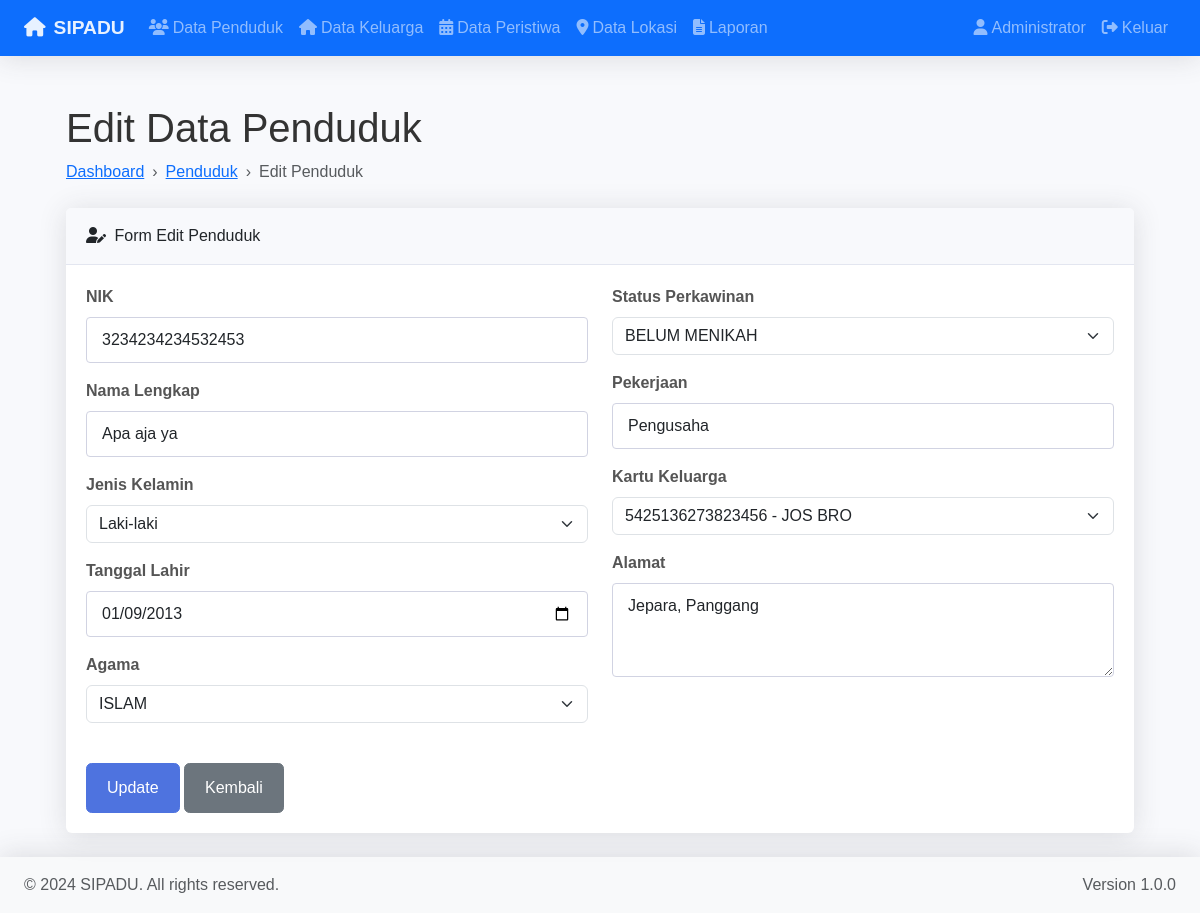
The app's page /modules/penduduk/edit.php?id=6 (signed in) with its own data.
### tables this page shows
CREATE TABLE `penduduk` (
  `id_penduduk` int(11) NOT NULL,
  `nik` varchar(16) NOT NULL,
  `nama` varchar(100) NOT NULL,
  `jenis_kelamin` enum('L','P') NOT NULL,
  `tanggal_lahir` date NOT NULL,
  `status_perkawinan` enum('BELUM MENIKAH','MENIKAH','CERAI HIDUP','CERAI MATI') NOT NULL,
  `agama` varchar(20) NOT NULL,
  `pekerjaan` varchar(50) NOT NULL,
  `id_keluarga` int(11) NOT NULL,
  `alamat` text NOT NULL,
  `created_at` timestamp NOT NULL DEFAULT current_timestamp(),
  `updated_at` timestamp NOT NULL DEFAULT current_timestamp() ON UPDATE current_timestamp()
);

CREATE TABLE `keluarga` (
  `id_keluarga` int(11) NOT NULL,
  `no_kk` varchar(16) NOT NULL,
  `kepala_keluarga` varchar(100) NOT NULL,
  `alamat` text NOT NULL,
  `created_at` timestamp NOT NULL DEFAULT current_timestamp(),
  `updated_at` timestamp NOT NULL DEFAULT current_timestamp() ON UPDATE current_timestamp()
);

### config/database.php (called while the page is built, shortened)
<?php
class Database {
    private $host = DB_HOST;
    private $db_name = DB_NAME;
    private $username = DB_USER;
    private $password = DB_PASS;
    private $conn;
    public function getConnection() {
        $this->conn = null;
        try {
            $dsn = "mysql:host=" . $this->host .
                   ";dbname=" . $this->db_name .
                   ";charset=utf8mb4";
            $options = [
                PDO::ATTR_ERRMODE => PDO::ERRMODE_EXCEPTION,
                PDO::ATTR_DEFAULT_FETCH_MODE => PDO::FETCH_ASSOC,
                PDO::ATTR_EMULATE_PREPARES => false,
                PDO::MYSQL_ATTR_INIT_COMMAND => "SET NAMES utf8mb4"
            ];
            $this->conn = new PDO($dsn, $this->username, $this->password, $options);
            return $this->conn;
        } catch(PDOException $e) {
            error_log("Connection Error: " . $e->getMessage());
            throw new Exception("Koneksi database gagal");
        }
    }
    public function fetchOne($query, $params = []) {
        try {
            $stmt = $this->conn->prepare($query);
            if (!$stmt->execute($params)) {
                throw new Exception("Query execution failed");
            }
            $result = $stmt->fetch();
            return $result;
        } catch (PDOException $e) {
            error_log("Query Error: " . $e->getMessage());
            throw new Exception("Gagal mengambil data");
        }
    }
    public function fetchAll($query, $params = []) {
        try {
            $stmt = $this->conn->prepare($query);
            $stmt->execute($params);
            return $stmt->fetchAll();
        } catch (PDOException $e) {
            error_log("Query Error: " . $e->getMessage());
            throw new Exception("Gagal mengambil data");
        }
    }
}
?>

### modules/penduduk/edit.php (the view, shortened to what this page needs)
<?php
require_once '../../config/database.php';
$pageTitle = 'Edit Data Penduduk';
$penduduk = null;
$dataKeluarga = [];
try {
    $db = new Database();
    $conn = $db->getConnection();
    $conn->setAttribute(PDO::ATTR_ERRMODE, PDO::ERRMODE_EXCEPTION);
    $queryKeluarga = "SELECT id_keluarga, no_kk, kepala_keluarga FROM keluarga ORDER BY no_kk ASC";
    $stmtKeluarga = $conn->prepare($queryKeluarga);
    $stmtKeluarga->execute();
    $dataKeluarga = $stmtKeluarga->fetchAll(PDO::FETCH_ASSOC);
    if (isset($_GET['id'])) {
        $id = (int)$_GET['id'];
        try {
            $query = "SELECT p.*, k.no_kk, k.kepala_keluarga
                     FROM penduduk p
                     LEFT JOIN keluarga k ON p.id_keluarga = k.id_keluarga
                     WHERE p.id_penduduk = ?
                     LIMIT 1";
            $penduduk = $db->fetchOne($query, [$id]);
            $queryKeluarga = "SELECT id_keluarga, no_kk, kepala_keluarga
                             FROM keluarga
                             ORDER BY no_kk ASC";
            $dataKeluarga = $db->fetchAll($queryKeluarga);
        } catch(PDOException $e) {
            error_log("Database Error: " . $e->getMessage());
            $_SESSION['error'] = "Terjadi kesalahan pada database";
            redirect('modules/penduduk/index.php');
            exit();
        } catch(Exception $e) {
            error_log("Error: " . $e->getMessage());
            $_SESSION['error'] = $e->getMessage();
            redirect('modules/penduduk/index.php');
            exit();
        }
    } else {
        $_SESSION['error'] = "ID penduduk tidak ditemukan";
        redirect('modules/penduduk/index.php');
        exit();
    }
} catch(PDOException $e) {
    error_log("Database Error: " . $e->getMessage());
    $_SESSION['error'] = "Terjadi kesalahan pada database";
    redirect('modules/penduduk/index.php');
    exit();
} catch(Exception $e) {
    error_log("Error: " . $e->getMessage());
    $_SESSION['error'] = $e->getMessage();
    redirect('modules/penduduk/index.php');
    exit();
}
include '../../includes/header.php';
?>
<div class="container-fluid px-4">
    <h1 class="mt-4"><?= $pageTitle ?></h1>
    <ol class="breadcrumb mb-4">
        <li class="breadcrumb-item"><a href="../../index.php">Dashboard</a></li>
        <li class="breadcrumb-item"><a href="index.php">Penduduk</a></li>
        <li class="breadcrumb-item active">Edit Penduduk</li>
    </ol>
    <div class="card mb-4">
        <div class="card-header">
            <i class="fas fa-user-edit me-1"></i>
            Form Edit Penduduk
        </div>
        <div class="card-body">
            <form method="POST" action="">
                <div class="row mb-3">
                    <div class="col-md-6">
                        <div class="mb-3">
                            <label for="nik" class="form-label">NIK</label>
                            <input type="text" class="form-control" id="nik" name="nik" required
                                   maxlength="16" pattern="[0-9]{16}" title="NIK harus 16 digit angka"
                                   value="<?= htmlspecialchars($penduduk['nik']) ?>">
                        </div>
                        <div class="mb-3">
                            <label for="nama" class="form-label">Nama Lengkap</label>
                            <input type="text" class="form-control" id="nama" name="nama" required
                                   value="<?= htmlspecialchars($penduduk['nama']) ?>">
                        </div>
                        <div class="mb-3">
                            <label for="jenis_kelamin" class="form-label">Jenis Kelamin</label>
                            <select class="form-select" id="jenis_kelamin" name="jenis_kelamin" required>
                                <option value="L" <?= $penduduk['jenis_kelamin'] == 'L' ? 'selected' : '' ?>>Laki-laki</option>
                            </select>
                        </div>
                        <div class="mb-3">
                            <label for="tanggal_lahir" class="form-label">Tanggal Lahir</label>
                            <input type="date" class="form-control" id="tanggal_lahir" name="tanggal_lahir" required
                                   value="<?= htmlspecialchars($penduduk['tanggal_lahir']) ?>">
                        </div>
                        <div class="mb-3">
                            <label for="agama" class="form-label">Agama</label>
                            <select class="form-select" id="agama" name="agama" required>
                                <?php
                                $agama_list = ['ISLAM', 'KRISTEN', 'KATOLIK', 'HINDU', 'BUDDHA', 'KONGHUCU'];
                                foreach($agama_list as $agama_option):
                                ?>
                                <option value="<?= $agama_option ?>" <?= $penduduk['agama'] == $agama_option ? 'selected' : '' ?>>
                                    <?= $agama_option ?>
                                </option>
                                <?php endforeach; ?>
                            </select>
                        </div>
                    </div>
                    <div class="col-md-6">
                        <div class="mb-3">
                            <label for="status_perkawinan" class="form-label">Status Perkawinan</label>
                            <select class="form-select" id="status_perkawinan" name="status_perkawinan" required>
                                <?php
                                $status_list = ['BELUM MENIKAH', 'MENIKAH', 'CERAI HIDUP', 'CERAI MATI'];
                                foreach($status_list as $status_option):
                                ?>
                                <option value="<?= $status_option ?>" <?= $penduduk['status_perkawinan'] == $status_option ? 'selected' : '' ?>>
                                    <?= $status_option ?>
                                </option>
                                <?php endforeach; ?>
                            </select>
                        </div>
                        <div class="mb-3">
                            <label for="pekerjaan" class="form-label">Pekerjaan</label>
                            <input type="text" class="form-control" id="pekerjaan" name="pekerjaan" required
                                   value="<?= htmlspecialchars($penduduk['pekerjaan']) ?>">
                        </div>
                        <div class="mb-3">
                            <label for="id_keluarga" class="form-label">Kartu Keluarga</label>
                            <select class="form-select" id="id_keluarga" name="id_keluarga" required>
                                <?php foreach($dataKeluarga as $keluarga): ?>
                                <option value="<?= $keluarga['id_keluarga'] ?>"
                                        <?= $penduduk['id_keluarga'] == $keluarga['id_keluarga'] ? 'selected' : '' ?>>
                                    <?= $keluarga['no_kk'] ?> - <?= $keluarga['kepala_keluarga'] ?>
                                </option>
                                <?php endforeach; ?>
                            </select>
                        </div>
                        <div class="mb-3">
                            <label for="alamat" class="form-label">Alamat</label>
                            <textarea class="form-control" id="alamat" name="alamat" rows="3" required><?= htmlspecialchars($penduduk['alamat']) ?></textarea>
                        </div>
                    </div>
                </div>
                <div class="mt-4">
                    <button type="submit" class="btn btn-primary">Update</button>
                    <a href="index.php" class="btn btn-secondary">Kembali</a>
                </div>
            </form>
        </div>
    </div>
</div>
<?php include '../../includes/footer.php'; ?>

### assets/css/style.css (style rules this page uses)
body { min-height: 100vh; background-color: #f8f9fc; font-family: 'Nunito', sans-serif; color: #333; }
.card { border: none; box-shadow: 0 0.15rem 1.75rem 0 rgba(58, 59, 69, 0.15); margin-bottom: 1.5rem; }
.card-header { background-color: #f8f9fc; border-bottom: 1px solid #e3e6f0; padding: 1rem 1.25rem; }
.card-body { padding: 20px; }
.form-control { border-radius: 4px; border: 1px solid #d1d3e2; padding: 10px 15px; }
.form-label { font-weight: 600; color: #555; }
.btn { font-weight: 500; padding: 0.75rem 1.25rem; border-radius: 0.35rem; transition: all 0.2s; }
.btn-primary { background-color: #4e73df; border-color: #4e73df; }
body { min-height: 100vh; background-color: #f8f9fc; }
.container-fluid { padding-left: 1.5rem; padding-right: 1.5rem; }
.breadcrumb { background: none; margin: 0; padding: 0; }
.breadcrumb-item + .breadcrumb-item::before { content: "›"; }

### records on screen
penduduk: nik "3234234234532453", nama "Apa aja ya", jenis_kelamin "Laki-laki", tanggal_lahir "01/09/2013", agama "ISLAM", status_perkawinan "BELUM MENIKAH", pekerjaan "Pengusaha", id_keluarga "5425136273823456 - JOS BRO", alamat "Jepara, Panggang"

### other values on screen
APP_NAME "SIPADU"
$_SESSION['nama_lengkap'] "Administrator"
$pageTitle "Edit Data Penduduk"
APP_VERSION "1.0.0"
